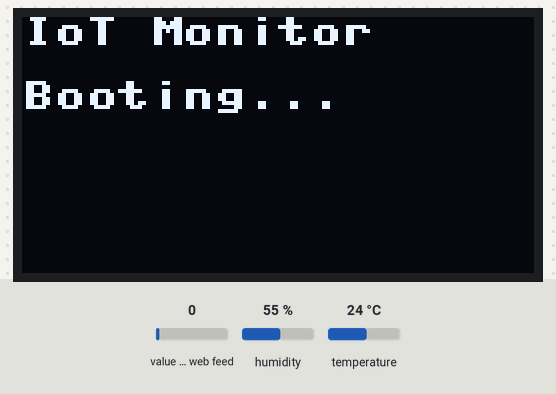
This program was run on a simulated MicroPython board. On the bench: 128×64 one-colour display. The test bench sets the inputs (shaded band); at power-on: value of the web feed 0, humidity 55 %, temperature 24 °C. Requests to the public web service named in the program get a made-up reply in its usual format after 0.4 s (London, UTC, broken clouds, 64 % humidity, 1013 hPa unless stated); what the program prints to the serial console is not drawn.

Above: at 0.1 s.
At 0.9 s:
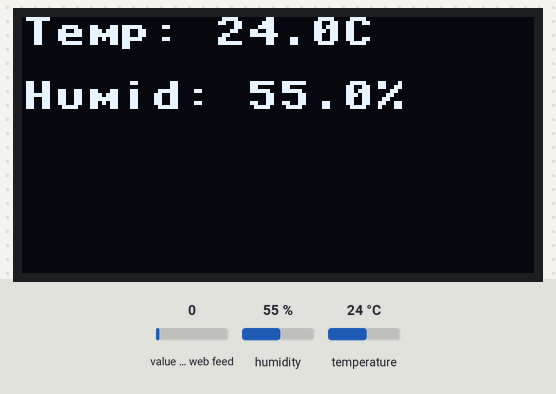

The program:

thing2.py
```python
import machine
import dht
import urequests
import time
import ujson
from machine import Pin, SoftI2C
import ssd1306

# Configuration
THINGSPEAK_API_KEY = "FSMBQV49EKV880XE"
THINGSPEAK_WRITE_URL = "https://api.thingspeak.com/update"

THINGSPEAK_READ_API_KEY = "X2RKBLPK0MSNNZF2"
THINGSPEAK_ALERTS_URL = "https://api.thingspeak.com/channels/2924710/feeds/last.json"

DHT_PIN = 4
CHECK_INTERVAL = 30

# Initialize hardware
dht_sensor = dht.DHT11(Pin(DHT_PIN))
i2c = SoftI2C(scl=Pin(9), sda=Pin(8))
oled = ssd1306.SSD1306_I2C(128, 64, i2c)

def read_sensor():
    try:
        dht_sensor.measure()
        temp = dht_sensor.temperature()
        humidity = dht_sensor.humidity()
        return temp, humidity
    except Exception as e:
        print("Sensor read error:", e)
        return None, None

def send_to_thingspeak(temp, humidity):
    try:
        url = f"{THINGSPEAK_WRITE_URL}?api_key={THINGSPEAK_API_KEY}&field1={temp}&field2={humidity}"
        response = urequests.get(url)
        print("ThingSpeak update:", response.text)
        response.close()
        return True
    except Exception as e:
        print("ThingSpeak send error:", e)
        return False

def get_thingspeak_alerts():
    try:
        url = f"{THINGSPEAK_ALERTS_URL}?api_key={THINGSPEAK_READ_API_KEY}"
        response = urequests.get(url)
        data = ujson.loads(response.text)
        response.close()
        alert = data.get('field3', None)
        return alert if alert and alert != "0" else None
    except Exception as e:
        print("ThingSpeak alert fetch error:", e)
        return None

def display_status(temp, humidity, alert=None):
    oled.fill(0)
    oled.text(f"Temp: {temp:.1f}C", 0, 0)
    oled.text(f"Humid: {humidity:.1f}%", 0, 16)
    if alert:
        oled.text("ALERT:", 0, 48)
        oled.text(alert[:16], 0, 56)
    oled.show()

def main():
    oled.fill(0)
    oled.text("IoT Monitor", 0, 0)
    oled.text("Booting...", 0, 16)
    oled.show()
    print("IoT Monitoring...")
    print("Booting...")

    while True:
        temp, humidity = read_sensor()
        if temp is None or humidity is None:
            print("Failed to read sensor data. Retrying...")
            time.sleep(2)
            continue

        send_success = send_to_thingspeak(temp, humidity)
        if send_success:
            alert = get_thingspeak_alerts()


        display_status(temp, humidity,alert)
        print(temp, humidity)
        print(alert)


        print(f"Waiting {CHECK_INTERVAL} seconds")
        time.sleep(CHECK_INTERVAL)

if __name__ == "__main__":
    main()
```
